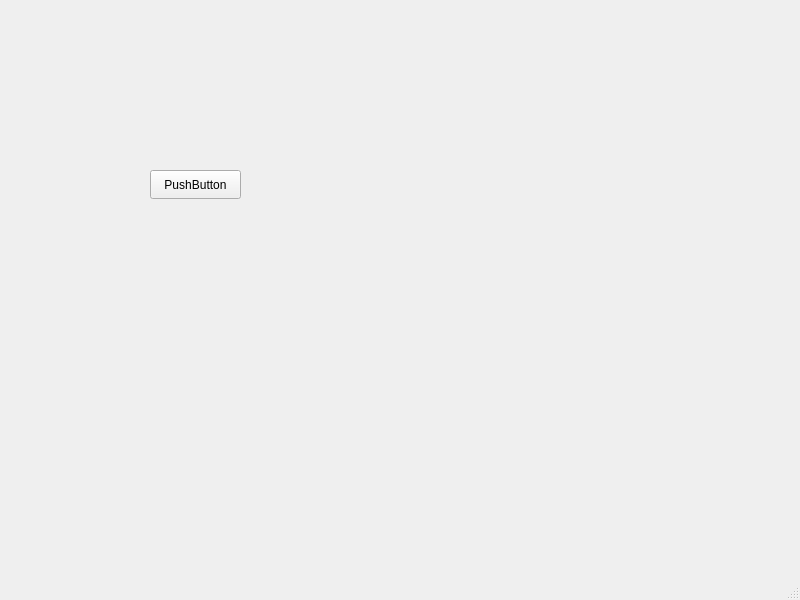
<?xml version="1.0" encoding="UTF-8"?>
<ui version="4.0">
 <class>MainWindow</class>
 <widget class="QMainWindow" name="MainWindow">
  <property name="geometry">
   <rect>
    <x>0</x>
    <y>0</y>
    <width>800</width>
    <height>600</height>
   </rect>
  </property>
  <property name="windowTitle">
   <string>MainWindow</string>
  </property>
  <widget class="QWidget" name="centralwidget">
   <widget class="QPushButton" name="pushButton">
    <property name="geometry">
     <rect>
      <x>150</x>
      <y>170</y>
      <width>91</width>
      <height>29</height>
     </rect>
    </property>
    <property name="text">
     <string>PushButton</string>
    </property>
   </widget>
  </widget>
  <widget class="QMenuBar" name="menubar">
   <property name="geometry">
    <rect>
     <x>0</x>
     <y>0</y>
     <width>800</width>
     <height>26</height>
    </rect>
   </property>
  </widget>
  <widget class="QStatusBar" name="statusbar"/>
 </widget>
 <resources/>
 <connections/>
</ui>
